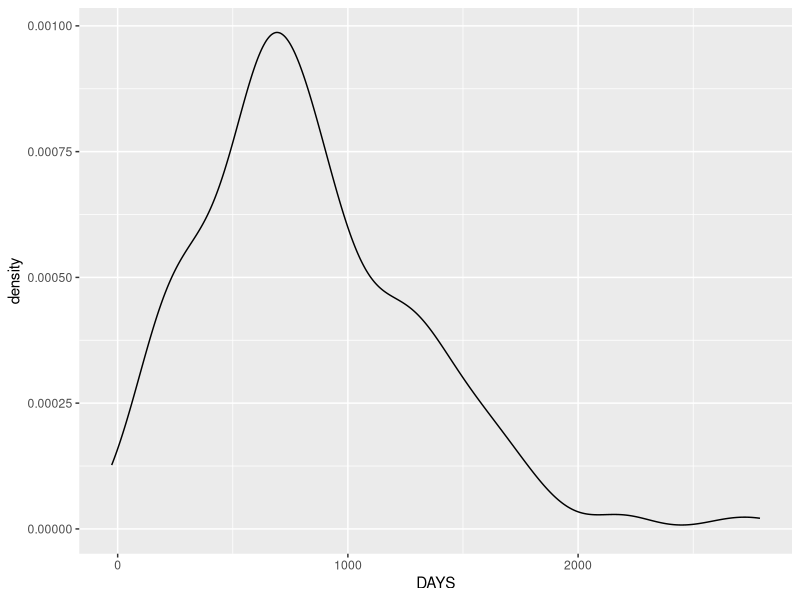
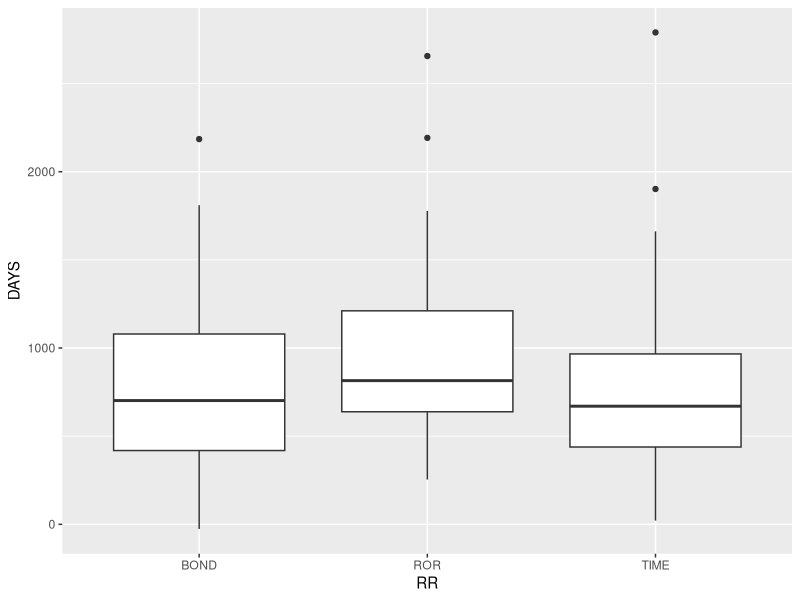
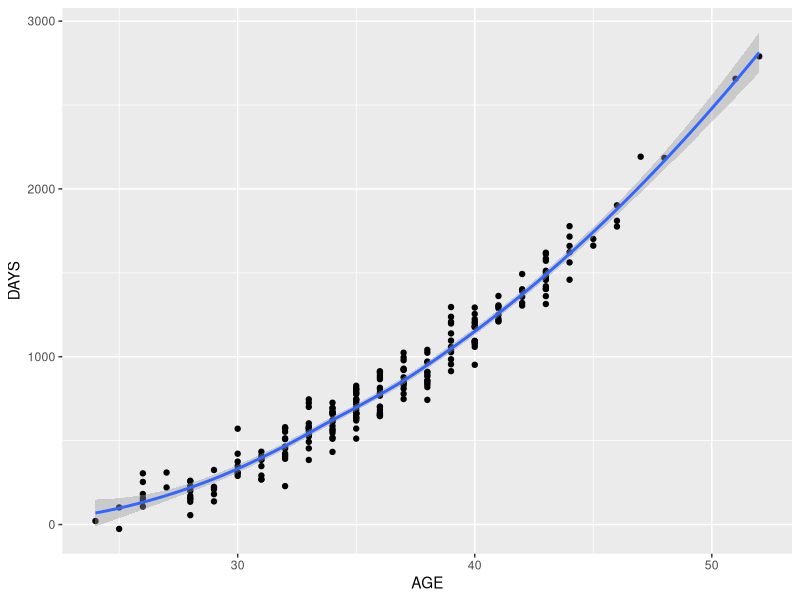
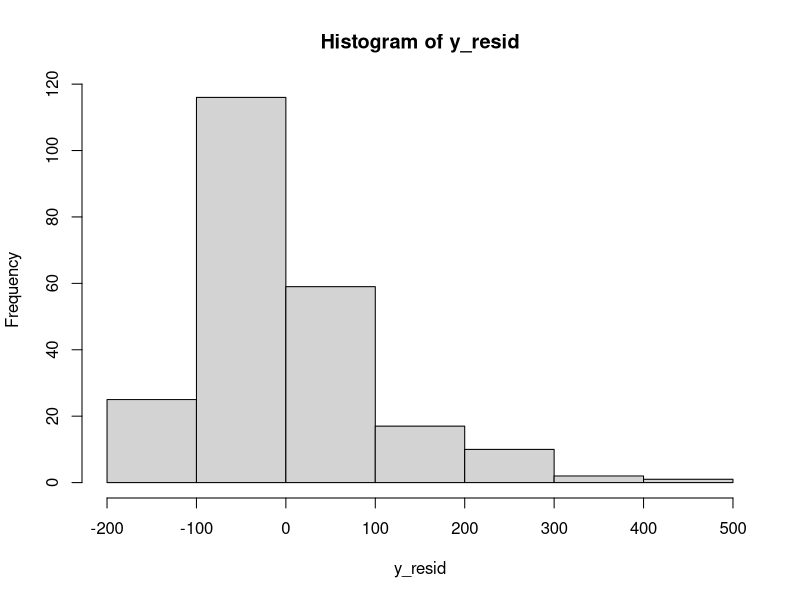
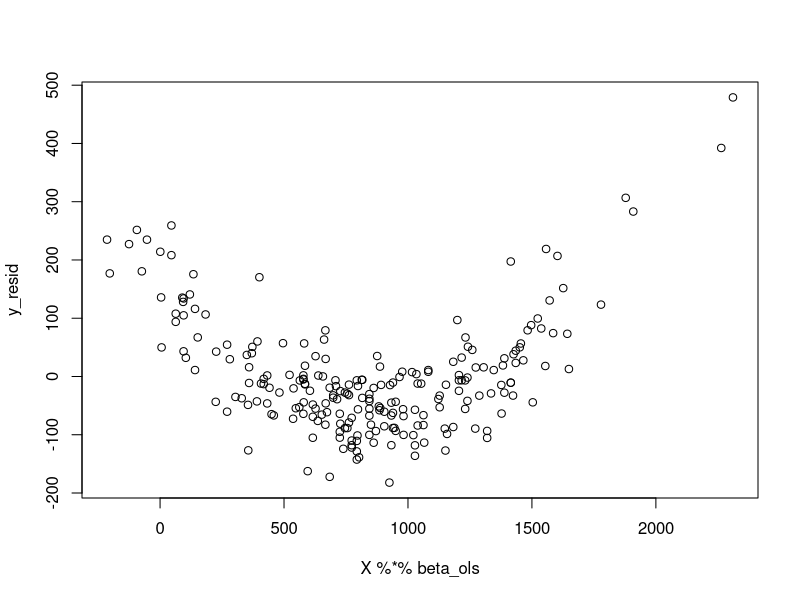
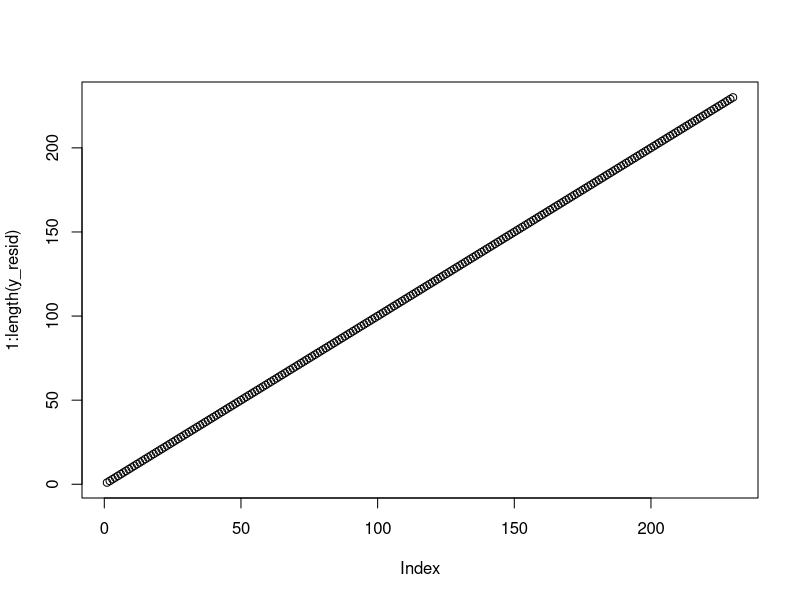
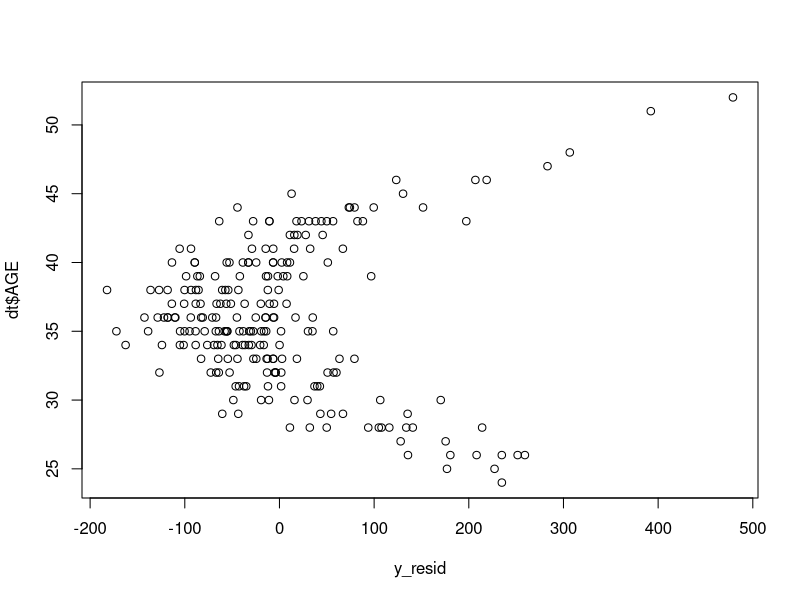

These figures' R source, in order:
## ---- chunk 1
library(tidyverse)
dt <- read.csv('dt_release.csv')
## ---- chunk 2
dt |>
  ggplot(aes(x = DAYS)) +
  geom_density()
## ---- chunk 3
dt |>
  ggplot(aes(x = RR, y = DAYS)) +
  geom_boxplot()
## ---- chunk 4
dt |>
  ggplot(aes (y= DAYS, x = AGE )) +
  geom_point() +
  geom_smooth()
## ---- chunk 5
y <- matrix(dt$DAYS, ncol = 1)

# model.matrix(DAYS ~., data = dt)
dt_relevel <- dt |> 
  mutate(across(c(SEX, RR), factor)) |>
  mutate(RR = relevel(RR, ref = "TIME")) |>
  mutate(SEX = relevel(SEX, ref = "NON-MALE"))

X <- model.matrix(DAYS ~., data = dt_relevel)

beta_ols <- solve(t(X) %*% X) %*% t(X) %*% y
beta_ols
## ---- chunk 6
y_resid <- y - X %*% beta_ols
## ---- chunk 7
hist(y_resid)
# violation of normal assumption
## ---- chunk 8
plot( X %*% beta_ols, y_resid )
## ---- chunk 9
plot(1:length(y_resid))
## ---- chunk 10
plot(dt$AGE ~ y_resid)
## ---- chunk 11
lin_mod <- lm(DAYS ~. + I(AGE^2), data = dt_relevel)
summary(lin_mod)
## ---- chunk 12

